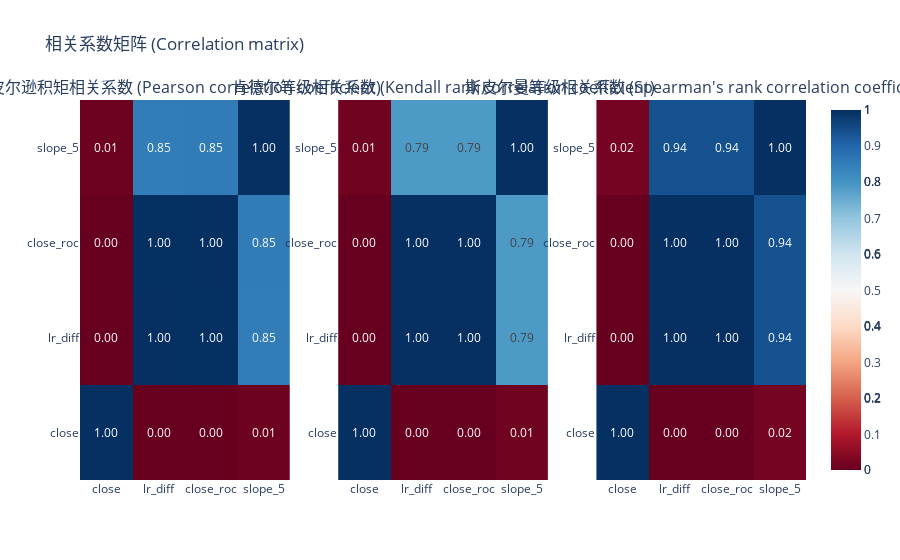

Source (notebook cell):
### Code cell
df = FeatureBuilder(raw_df).build_target()

slope = SlopeFactor(5)
df = slope.extract(df)
tmp = df.dropna()

ca.plot(tmp[['close', 'lr_diff', 'close_roc', slope.name(),]], method='all')

### Figure 1 — Plotly figure (JSON) as saved in the notebook; plotly's stock layout.template omitted (floating-point values rounded to 4 significant figures)
{"data": [{"colorscale": [[0, "rgb(103,0,31)"], [0.1, "rgb(178,24,43)"], [0.2, "rgb(214,96,77)"], [0.3, "rgb(244,165,130)"], [0.4, "rgb(253,219,199)"], [0.5, "rgb(247,247,247)"], [0.6, "rgb(209,229,240)"], [0.7, "rgb(146,197,222)"], [0.8, "rgb(67,147,195)"], [0.9, "rgb(33,102,172)"], [1, "rgb(5,48,97)"]], "text": [[1, 0.003352, 0.0033, 0.01186], [0.003352, 1, 0.9992, 0.849], [0.0033, 0.9992, 1, 0.8531], [0.01186, 0.849, 0.8531, 1]], "texttemplate": "%{text:.2f}", "type": "heatmap", "x": ["close", "lr_diff", "close_roc", "slope_5"], "xaxis": "x", "y": ["close", "lr_diff", "close_roc", "slope_5"], "yaxis": "y", "z": [[1, 0.003352, 0.0033, 0.01186], [0.003352, 1, 0.9992, 0.849], [0.0033, 0.9992, 1, 0.8531], [0.01186, 0.849, 0.8531, 1]]}, {"colorscale": [[0, "rgb(103,0,31)"], [0.1, "rgb(178,24,43)"], [0.2, "rgb(214,96,77)"], [0.3, "rgb(244,165,130)"], [0.4, "rgb(253,219,199)"], [0.5, "rgb(247,247,247)"], [0.6, "rgb(209,229,240)"], [0.7, "rgb(146,197,222)"], [0.8, "rgb(67,147,195)"], [0.9, "rgb(33,102,172)"], [1, "rgb(5,48,97)"]], "text": [[1, -0.0009007, -0.0009007, 0.01153], [-0.0009007, 1, 1, 0.7859], [-0.0009007, 1, 1, 0.7859], [0.01153, 0.7859, 0.7859, 1]], "texttemplate": "%{text:.2f}", "type": "heatmap", "x": ["close", "lr_diff", "close_roc", "slope_5"], "xaxis": "x2", "y": ["close", "lr_diff", "close_roc", "slope_5"], "yaxis": "y2", "z": [[1, -0.0009007, -0.0009007, 0.01153], [-0.0009007, 1, 1, 0.7859], [-0.0009007, 1, 1, 0.7859], [0.01153, 0.7859, 0.7859, 1]]}, {"colorscale": [[0, "rgb(103,0,31)"], [0.1, "rgb(178,24,43)"], [0.2, "rgb(214,96,77)"], [0.3, "rgb(244,165,130)"], [0.4, "rgb(253,219,199)"], [0.5, "rgb(247,247,247)"], [0.6, "rgb(209,229,240)"], [0.7, "rgb(146,197,222)"], [0.8, "rgb(67,147,195)"], [0.9, "rgb(33,102,172)"], [1, "rgb(5,48,97)"]], "text": [[1, -0.001597, -0.001597, 0.0157], [-0.001597, 1, 1, 0.939], [-0.001597, 1, 1, 0.939], [0.0157, 0.939, 0.939, 1]], "texttemplate": "%{text:.2f}", "type": "heatmap", "x": ["close", "lr_diff", "close_roc", "slope_5"], "xaxis": "x3", "y": ["close", "lr_diff", "close_roc", "slope_5"], "yaxis": "y3", "z": [[1, -0.001597, -0.001597, 0.0157], [-0.001597, 1, 1, 0.939], [-0.001597, 1, 1, 0.939], [0.0157, 0.939, 0.939, 1]]}], "layout": {"annotations": [{"font": {"size": 16}, "showarrow": false, "text": "皮尔逊积矩相关系数 (Pearson correlation coefficient)", "x": 0.1444, "xanchor": "center", "xref": "paper", "y": 1, "yanchor": "bottom", "yref": "paper"}, {"font": {"size": 16}, "showarrow": false, "text": "肯德尔等级相关系数 (Kendall rank correlation coefficient)", "x": 0.5, "xanchor": "center", "xref": "paper", "y": 1, "yanchor": "bottom", "yref": "paper"}, {"font": {"size": 16}, "showarrow": false, "text": "斯皮尔曼等级相关系数 (Spearman's rank correlation coefficient)", "x": 0.8556, "xanchor": "center", "xref": "paper", "y": 1, "yanchor": "bottom", "yref": "paper"}], "title": {"text": "相关系数矩阵 (Correlation matrix)"}, "xaxis": {"anchor": "y", "domain": [0, 0.2889]}, "xaxis2": {"anchor": "y2", "domain": [0.3556, 0.6444]}, "xaxis3": {"anchor": "y3", "domain": [0.7111, 1]}, "yaxis": {"anchor": "x", "domain": [0, 1]}, "yaxis2": {"anchor": "x2", "domain": [0, 1]}, "yaxis3": {"anchor": "x3", "domain": [0, 1]}}}
